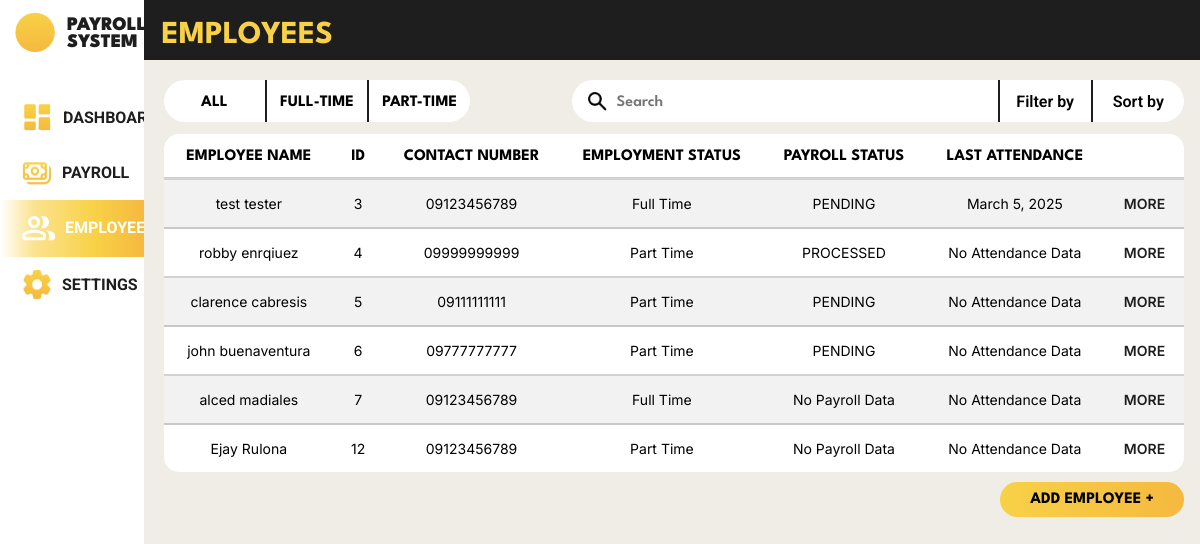
The page /payroll_system/employees/ (signed in) on the database its author committed.
### payroll_system/models.py (models this page shows)
class Employee(models.Model):
    class Gender(models.TextChoices):
        MALE = 'Male', _('Male')
        FEMALE = 'Female', _('Female')
        OTHERS = 'Others', _('Others')
    class HighestEducation(models.TextChoices):
        GRADESCHOOL = 'Grade School', _('Grade School')
        HIGHSCHOOL = 'High School', _('High School')
        BACHELORS_DEGREE = 'Bachelor\'s Degree', _('Bachelor\'s Degree')
        VOCATIONAL_EDUCATION = 'Vocational Education', _('Vocational Education')
        MASTERS_DEGREE = 'Master\'s Degree', _('Master\'s Degree')
    class EmployeeStatus(models.TextChoices):
        FULLTIME = 'Full Time', _('Full Time')
        PARTTIME = 'Part Time', _('Part Time')
    employee_id = models.AutoField(primary_key=True)
    first_name = models.CharField(max_length=100, null=False)
    last_name = models.CharField(max_length=100, null=False)
    gender = models.CharField(max_length=6, choices=Gender.choices, null=False)
    date_of_birth = models.DateField(null=True)
    contact_number = models.CharField(max_length=15, null=True)
    emergency_contact = models.CharField(max_length=15, null=True)
    barangay = models.CharField(max_length=100, null=True)
    postal_address = models.IntegerField(null=True)
    highest_education = models.CharField(max_length=20, choices=HighestEducation.choices, null=True)
    work_experience = models.CharField(max_length=2083, null=True)
    date_of_employment = models.DateField(default=timezone.now)
    employee_status = models.CharField(max_length=9, choices=EmployeeStatus.choices, null=True)
    absences = models.IntegerField(default=0, null=False)
    employee_image = models.ImageField(null=True, blank=True, upload_to='images/')

class Payroll(models.Model):
    class PayrollStatus(models.TextChoices):
        PENDING = 'PENDING', _('Pending')
        PROCESSED = 'PROCESSED', _('Processed')
    payroll_id = models.AutoField(primary_key=True)
    rate = models.FloatField(default=0, null=False)
    incentives = models.FloatField(default=0, null=False)
    payroll_status = models.CharField(max_length=9, choices=PayrollStatus.choices, default=PayrollStatus.PENDING, null=True, blank=True)
    deductions = models.FloatField(default=0, null=False)
    salary = models.FloatField(default=0, null=False)
    cash_advance = models.FloatField(default=0, null=False)
    under_time = models.FloatField(default=0, null=False)
    payment_date = models.DateField(null=False)
    employee_id_fk = models.ForeignKey(Employee, on_delete=models.CASCADE, related_name='payrolls')
    attendance_id_fk = models.ForeignKey(Attendance, null=True, blank=True, on_delete=models.CASCADE)

class Attendance(models.Model):
    class ActiveStatus(models.TextChoices):
        ACTIVE = 'Active', _('Active')
        INACTIVE = 'Inactive', _('Inactive')
    attendance_id = models.AutoField(primary_key=True)
    time_in = models.TimeField(null=True, blank=True)
    time_out = models.TimeField(null=True, blank=True)
    date = models.DateField(default=timezone.now,null=False)
    hours_worked = models.FloatField(default=0, null=False)
    active_status = models.CharField(max_length=8, choices=ActiveStatus.choices, default=ActiveStatus.ACTIVE)
    remarks = models.CharField(max_length=255, null=True, blank=True)
    employee_id_fk = models.ForeignKey(Employee, on_delete=models.CASCADE, related_name='attendances')

### payroll_system/views.py (the view)
# urls.py: path('employees/', views.employees, name='employees'),
@login_required
def employees(request):
    employees = Employee.objects.prefetch_related('payrolls', 'attendances').all()
    context = {
        'employees': employees
    }
    return render(request, 'payroll_system/employees.html', context)

### payroll_system/templates/payroll_system/employees.html (shortened to what this page needs)
{% load static %}
<!DOCTYPE html>
<html lang="en">
<head>
    <link rel="stylesheet" href="{% static 'css/template.css' %}">
    <link rel="stylesheet" href="{% static 'css/employees.css' %}">
</head>
<body>
    <nav>
        <div class="logo">
            <div class="logo-group">
                <div class="logo-picture">
                </div>
                <div class="logo-name">
                    <p>PAYROLL</p>
                    <p>SYSTEM</p>
                </div>
            </div>
        </div>
        <div class="menu">
            <ul>
                <li class="menu-dashboard">
                    <a href="{% url 'payroll_system:dashboard' %}">
                        <img src="{% static 'images/dashboard_icon.png' %}" alt="">
                        <div class="link">DASHBOARD</div>
                    </a>
                </li>
                <li class="menu-payroll">
                    <a href="{% url 'payroll_system:payrolls' %}">
                        <img src="{% static 'images/payroll_icon.png' %}" alt="">
                        <div class="link">PAYROLL</div>
                    </a>
                </li>
                <li class="menu-employees" id="focused">
                    <a href="{% url 'payroll_system:employees' %}">
                        <img src="{% static 'images/employee_icon_focused.png' %}" alt="">
                        <div class="link">EMPLOYEES</div>
                    </a>
                </li>
                <li class="menu-settings">
                    <a href="{% url 'payroll_system:settings' %}">
                        <img src="{% static 'images/settings_icon.png' %}" alt="">
                        <div class="link">SETTINGS</div>
                    </a>
                </li>
            </ul>
        </div>
    </nav>
    <div class="body">
        <header>
            <h1>EMPLOYEES</h1>
        </header>
        <div class="container">
            <div class="top">
                <div class="container_1">
                    <div class="employee_status">
                        <div class="all">
                            <button>
                                <p>ALL</p>
                            </button>
                        </div>
                        <div class="full-time">
                            <button>
                                <p>FULL-TIME</p>
                            </button>
                        </div>
                        <div class="part-time">
                            <button>
                                <p>PART-TIME</p>
                            </button>
                        </div>
                    </div>
                </div>
                <div class="container_2">
                    <div class="search_filter" >
                        <div class="search">
                            <form method="post">
                                <button type="submit"><img src="{% static 'images/search_icon.png' %}" alt=""></button>
                                <input type="text" placeholder="Search">
                            </form>
                        </div>
                        <div class="filter">
                            <button>
                                <p>Filter by</p>
                            </button>
                        </div>
                        <div class="sort">
                            <button>
                                <p>Sort by</p>
                            </button>
                        </div>
                    </div>
                </div>
            </div>
            <div class="table">
                <table>
                    <th>EMPLOYEE NAME</th>
                    <th>ID</th>
                    <th>CONTACT NUMBER</th>
                    <th>EMPLOYMENT STATUS</th>
                    <th>PAYROLL STATUS</th>
                    <th>LAST ATTENDANCE</th>
                    <th></th>
                {% for employee in employees %}
                    <tr class="emp1">
                        <td>{{ employee.first_name }} {{ employee.last_name }}</td>
                        <td>{{ employee.employee_id }}</td>
                        <td>{{ employee.contact_number}}</td>
                        <td>{{ employee.employee_status }}</td>
                    {% for payroll in employee.payrolls.all %}
                        <td>{{ payroll.payroll_status }}</td>
                    {% empty %}
                        <td>No Payroll Data</td>
                    {% endfor %}
                    {% for attendance in employee.attendances.all %}
                        <td>{{ attendance.date }}</td>
                    {% empty %}
                        <td>No Attendance Data</td>
                    {% endfor %}
                        <td>
                            <a href="{% url 'payroll_system:employee_profile' employee.employee_id %}">MORE</a>
                        </td>
                    </tr>
                {% endfor %}
                </table>
                <div class="button">
                    <a href="{% url 'payroll_system:employee_registration' %}"><button class="addemployeebutton">ADD EMPLOYEE +</button></a>
                </div>
            </div>
        </div>
    </div>
</body>
</html>

### static/css/template.css (style rules this page uses)
@media screen and (max-width: 1920px) { html, body { height: 100%; width: 100%; margin: 0; background-color: #EFEDE6; } }
@media screen and (max-width: 1920px) { header { position: fixed; top: 0; background-color: #1e1e1e; color: #f8d146; margin-left: 11.8%; padding: 0 20px 0 20px; height: 60px; width: 100%; font-family: 'League Spartan'; z-index: 9; } }
@media screen and (max-width: 1920px) { nav { position: fixed; left: 0; background-color: #FFF; height: 100%; width: 12%; z-index: 10; } }
@media screen and (max-width: 1920px) { nav .logo { height: 8%; } }
@media screen and (max-width: 1920px) { nav .logo .logo-group { padding: 12px 0 12px 15px; display: flex; overflow: hidden; } }
@media screen and (max-width: 1920px) { nav .logo .logo-group .logo-name { margin: 5px 0 5px 12px; } }
@media screen and (max-width: 1920px) { nav .logo .logo-group .logo-name p { margin: 0; text-align: left; color: #1e1e1e; font-family: 'League Spartan'; font-size: 120%; font-weight: 900; } }
@media screen and (max-width: 1920px) { nav .menu { height: fit-content; } }
@media screen and (max-width: 1920px) { nav .menu ul { list-style-type: none; margin: 0; padding: 0; } }
@media screen and (max-width: 1920px) { nav .menu ul .menu-dashboard, nav .menu ul .menu-payroll, nav .menu ul .menu-employees, nav .menu ul .menu-settings { margin: 0; padding: 10px 20px; overflow: hidden; } }
@media screen and (max-width: 1920px) { nav .menu ul .menu-dashboard a, nav .menu ul .menu-payroll a, nav .menu ul .menu-employees a, nav .menu ul .menu-settings a { text-decoration: none; display: flex; } }
@media screen and (max-width: 1920px) { nav .menu ul .menu-dashboard a .link, nav .menu ul .menu-payroll a .link, nav .menu ul .menu-employees a .link, nav .menu ul .menu-settings a .link { margin: 8px; text-decoration: none; text-align: left; color: #1e1e1e; font-family: 'Roboto'; font-size: 100%; font-weight: 700; } }
@media screen and (max-width: 1920px) { #focused { background: linear-gradient(89.98deg, rgba(248, 209, 70, 0), rgba(248, 209, 70, 0.6) 23%, #f8d146 66%, #f5b93f); } }
@media screen and (max-width: 1920px) { #focused .link { color: #fff; } }

### rows shown on the page
Employee: first_name "test", last_name "tester", employee_id "3", contact_number "09123456789", employee_status "Full Time"
Payroll: payroll_status "PENDING"
Attendance: date "March 5, 2025"
Employee: first_name "robby", last_name "enrqiuez", employee_id "4", contact_number "09999999999", employee_status "Part Time"
Payroll: payroll_status "PROCESSED"
Employee: first_name "clarence", last_name "cabresis", employee_id "5", contact_number "09111111111", employee_status "Part Time"
Payroll: payroll_status "PENDING"
Employee: first_name "john", last_name "buenaventura", employee_id "6", contact_number "09777777777", employee_status "Part Time"
Payroll: payroll_status "PENDING"
Employee: first_name "alced", last_name "madiales", employee_id "7", contact_number "09123456789", employee_status "Full Time"
Employee: first_name "Ejay", last_name "Rulona", employee_id "12", contact_number "09123456789", employee_status "Part Time"
